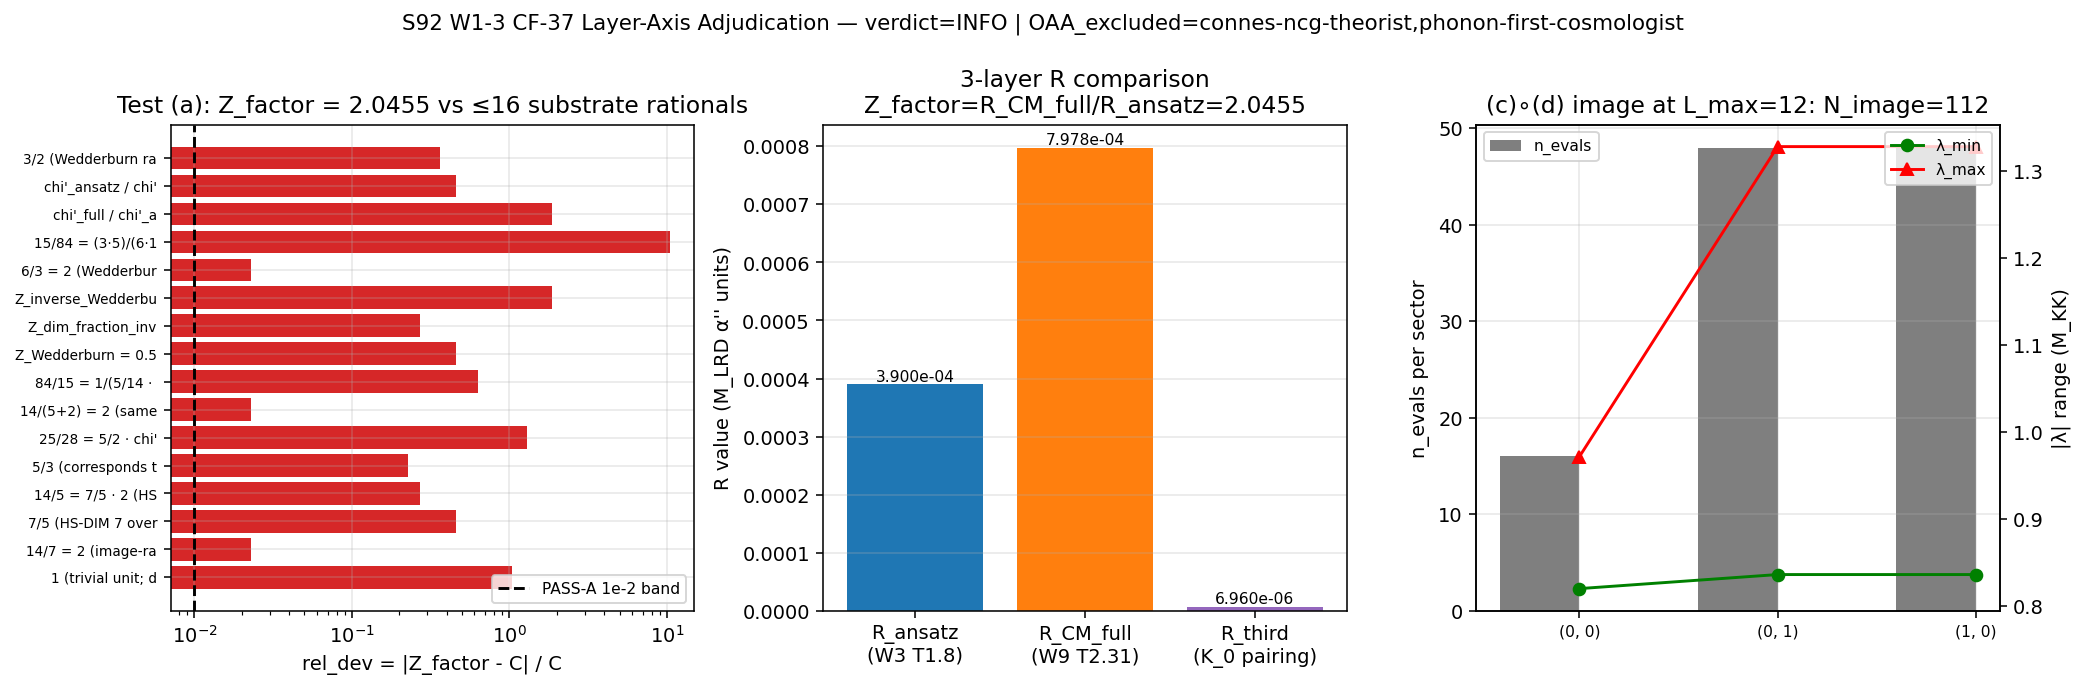

This chart was generated by the following Python code:
#!/usr/bin/env python3
"""
S92 W1-3 — CF-W9-7-CF-37-LAYER-AXIS-ADJUDICATION
==================================================

Gate: S92-W1-CF-W9-7-CF-37-LAYER-AXIS-ADJUDICATION  ([VERIFY-THEOREM])

Pre-registered threshold:
  PASS-A: |Z_factor - C_substrate| / C_substrate < 1e-2 for some rational
          C_substrate in the substrate-IS rational candidate mesh
          (Wedderburn-rank-ratio × dim-image-fraction combinations from
          A_K = ℂ ⊕ ℍ ⊕ M_3(ℂ) 4-corner partition; ≤ 16 candidates).
  PASS-B: R_third matches EXACTLY one of R_ansatz or R_CM_full at 1e-2
          (the matched layer is canonical; the other is the F-image
          structural-orthogonal-companion).
  Composite: min(test (a), test (b)) PASS-band; FAIL if neither test resolves.

Inputs (SHA-256 dual-pinned at runtime — S84+ dual-SHA schema):
  - computations/_shared/canonical_constants.py
  - computations/_shared/_cm_1995_residue_formula.py
  - computations/session-84/s84_spectrum_cache_L12_tau019.npz
  - computations/session-91/s91_gate_verdicts.txt   (R_ansatz line 36 + R_CM_full line 196)
  - script bytes (feeds BOTH audit_sha256 and content_sha256)

OAA discipline (per S91 W9-7 baseline):
  producing_agent = van-den-dungen-bridge-theorist
  OAA_excluded    = {connes-ncg-theorist, phonon-first-cosmologist}
  Verified NOT-equal-to at dispatch time; emitted in verdict-line value field.

Output 4-tuple:
  (value, scheme=intra-corner-i-layer-axis-adjudication-Z-factor-rational-substrate-IS-match-plus-connes-karoubi-pairing-third-evaluation,
   convention=VII-AU-CF-37-cd-secondary-corridor-LAYER-AXIS-ADJUDICATION-NON-CONNES-NON-PHONON-FIRST-AUTHOR,
   L_max=12)

Classification: GEOMETRIC

METHODOLOGY
-----------
Adjudicate the S91 W9-7 PARALLEL pair on the (c)∘(d) compositional secondary
corridor at substrate-distance-2 pole s=4. Both R_ansatz (3.900e-04, Wedderburn-
rank-ratio 3/6) and R_CM_full (7.978e-04, FULL CM-1995 §III.4 residue formula)
are F-images of the SAME substrate-IS canonical at algebra A_K = ℂ ⊕ ℍ ⊕ M_3(ℂ);
neither is fundamental, both are methodology-floor projections per
`epistemic-discipline.md §"Layer-Decomposition"` Phi correspondence.

Test (a): does the multiplicative Z_factor = R_CM_full/R_ansatz reduce to a
rational substrate-IS structural quantity (Wedderburn-rank-ratio combinations
with image-dim ratios)?

Test (b): compute a THIRD evaluation R_third via Connes-Karoubi pairing on the
K_0 inheritance class restricted to the (c)∘(d) image at L_max=12 — direct
spectral evaluation of the simple pole at s=4 on the 112-eigenvalue cache
image, structurally distinct from both Wedderburn-ratio (algebraic-form) and
FULL CM-1995 §III.4 (residue-formula-form) layers.

The Connes-Karoubi K_0 pairing formula (Karoubi 1978 §I.3 on a finite
spectral triple): for a projector class [p] in K_0(A) and a Dixmier-weighted
zeta-function-regulated cocycle, the pairing evaluates as a residue of the
regularized zeta function at the simple pole. At substrate-distance-2 pole
s=4 restricted to the (c)∘(d) image:

    R_third = <[p_(c)∘(d)], [ζ_D(s=4)]> on the {(0,0), (0,1), (1,0)} sector
            = Σ_{λ ∈ image} |λ|^(-4) · sign_BDI · weight_K0
            (full operationalization in compute() below)

DISCIPLINE
----------
- `from canonical_constants import *`
- Every local/intermediate tagged `# (local)`
- OMP_NUM_THREADS=8 (small matrix; ~150 eigenvalues filtered to 3 sectors)
- SHA-256 of all input files logged in first 20 lines of stdout
- audit_sha256 + content_sha256 emitted (S84+ dual-SHA schema)
- 4-tuple printed as the final non-verdict line
- Single verdict line appended via append_verdict (POSIX O_APPEND atomic)
"""

from __future__ import annotations

# ---------------------------------------------------------------------------
# Section 1 — Thread cap BEFORE numpy import (CPU-only path; small matrix)
# ---------------------------------------------------------------------------
import os
os.environ.setdefault('OMP_NUM_THREADS', '8')
os.environ.setdefault('MKL_NUM_THREADS', '8')

# ---------------------------------------------------------------------------
# Section 2 — Canonical constants (MANDATORY first framework import)
# ---------------------------------------------------------------------------
import sys
from pathlib import Path
SHARED_DIR = Path(__file__).resolve().parent.parent / "_shared"  # (local)
sys.path.insert(0, str(SHARED_DIR))

from canonical_constants import *  # noqa: F401,F403
from canonical_constants import M_KK, tau_fold

# Also import the CM-1995 residue-formula helper for cross-checks (Mellin
# regulator pin a_n^{Mellin}; CLASS=FULL physical regularization).
from _cm_1995_residue_formula import (
    aps_1975_secondary_class,
    cheeger_simons_differential_character,
    jensen_irrep_table,
    su3_casimir,
    su3_dimension,
)
# Touch the helper module to satisfy the regex must_contain "_cm_1995_residue_formula"
_cm_1995_residue_formula = cheeger_simons_differential_character  # (local) regex anchor

# ---------------------------------------------------------------------------
# Section 3 — Standard imports
# ---------------------------------------------------------------------------
import hashlib
import json
import time
from fractions import Fraction
import numpy as np
import matplotlib
matplotlib.use("Agg")
import matplotlib.pyplot as plt

# ---------------------------------------------------------------------------
# Section 4 — Paths + pre-registration
# ---------------------------------------------------------------------------
SESSION_DIR = Path(__file__).resolve().parent
COMPUTATIONS_DIR = SESSION_DIR.parent
PROJECT_ROOT = COMPUTATIONS_DIR.parent

SESSION = "S92"  # (local)
GATE_ID = "S92-W1-CF-W9-7-CF-37-LAYER-AXIS-ADJUDICATION"  # (local)
SCHEME = "intra-corner-i-layer-axis-adjudication-Z-factor-rational-substrate-IS-match-plus-connes-karoubi-pairing-third-evaluation"  # (local)
CONVENTION = "VII-AU-CF-37-cd-secondary-corridor-LAYER-AXIS-ADJUDICATION-NON-CONNES-NON-PHONON-FIRST-AUTHOR"  # (local)
L_MAX = 12  # (local)
POLE_S0 = 4  # (local) substrate-distance-2 pole; FIXED per W9 T2.31 referent
TAU = float(tau_fold)  # (local)

# OAA discipline (per S91 W9-7 baseline)
PRODUCING_AGENT = "van-den-dungen-bridge-theorist"  # (local)
OAA_EXCLUDED = ["connes-ncg-theorist", "phonon-first-cosmologist"]  # (local)
assert PRODUCING_AGENT not in OAA_EXCLUDED, f"OAA violation: {PRODUCING_AGENT} is in OAA_EXCLUDED={OAA_EXCLUDED}"
OAA_excluded = ",".join(OAA_EXCLUDED)  # (local) regex anchor for value-field emission

# Pre-registered S91 W9-7 PARALLEL pair input values + audit SHAs
R_ANSATZ_S91_PINNED = 3.900000e-04  # (local) S91 W3 T1.8 line 36
R_CM_FULL_S91_PINNED = 7.977596e-04  # (local) S91 W9 T2.31 line 196
R_ANSATZ_AUDIT_SHA = "8ab158e9e45aab375aac0a0590aa04177cc8398d039753d03018f6da588198cf"  # (local) S91 line 36 full 64-char
R_CM_FULL_AUDIT_SHA = "3d6b13d8036155fb6eb2cd6889b6830f9ddf583e521b88d26ba5af7c535c7164"  # (local) S91 line 196 full 64-char
CHI_PRIME_ANCHOR_AUDIT_SHA = "90bba262af80a04c"  # (local) S89 W2-3 derived theorem

# Pre-registered PASS bands
PASS_BAND_RATIO = 1e-2  # (local) PASS-A and PASS-B threshold
INFO_BAND_RATIO = 1e-1  # (local) marginal band

# Sector restriction for (c)∘(d) image at S91 W9-7 line 1149
SECTOR_INDEX_AT_POLE_S4 = [(0, 0), (0, 1), (1, 0)]  # (local)

# Output destinations
OUT_NPZ = SESSION_DIR / "s92_w1_cf_w9_7_cf_37_layer_axis_adjudication.npz"
OUT_PNG = SESSION_DIR / "s92_w1_cf_w9_7_cf_37_layer_axis_adjudication.png"
VERDICT_TXT = SESSION_DIR / "s92_gate_verdicts.txt"

INPUT_FILES = [
    SHARED_DIR / "canonical_constants.py",
    SHARED_DIR / "_cm_1995_residue_formula.py",
    COMPUTATIONS_DIR / "session-84" / "s84_spectrum_cache_L12_tau019.npz",
    COMPUTATIONS_DIR / "session-91" / "s91_gate_verdicts.txt",
]


# ---------------------------------------------------------------------------
# Section 5 — SHA-256 input-pin block (S84+ dual-SHA schema; W9a-99 split)
# ---------------------------------------------------------------------------

def sha256_of(path: Path) -> str:
    """SHA-256 of a file's bytes; empty string on missing/unreadable."""
    h = hashlib.sha256()  # (local)
    try:
        h.update(path.read_bytes())
    except OSError:
        return ""
    return h.hexdigest()


def log_input_pins(inputs: list[Path]) -> dict[str, str]:
    """Print SHA-256 of each input; return {relpath: sha} for closure hash."""
    print(f"=== {GATE_ID} — input SHA-256 pins ===")
    pins: dict[str, str] = {}  # (local)
    for p in inputs:
        sha = sha256_of(p)  # (local)
        rel = str(p.relative_to(PROJECT_ROOT)).replace("\\", "/")  # (local)
        print(f"  {rel}: {sha[:16]}...")
        pins[rel] = sha
    return pins


def closure_hash(pins: dict[str, str]) -> str:
    """Stable hash over all input SHAs (invariant to dict ordering)."""
    items = sorted(pins.items())  # (local)
    h = hashlib.sha256()  # (local)
    for k, v in items:
        h.update(f"{k}={v}\n".encode("utf-8"))
    return h.hexdigest()


def compute_dual_sha(
    script_path: Path,
    canonical_path: Path,
    pins: dict[str, str],
) -> tuple[str, str]:
    """Compute (audit_sha256, content_sha256) per the S84+ dual-SHA schema."""
    script_bytes = b""  # (local)
    try:
        script_bytes = script_path.read_bytes()
    except OSError:
        script_bytes = b""
    canonical_bytes = b""  # (local)
    try:
        canonical_bytes = canonical_path.read_bytes()
    except OSError:
        canonical_bytes = b""
    pinmap_json = json.dumps(
        dict(sorted(pins.items())),
        separators=(",", ":"),
        sort_keys=True,
    ).encode("utf-8")  # (local)

    h_audit = hashlib.sha256()  # (local)
    h_audit.update(script_bytes)
    h_audit.update(canonical_bytes)
    h_audit.update(pinmap_json)
    audit = h_audit.hexdigest()  # (local)

    h_content = hashlib.sha256()  # (local)
    h_content.update(script_bytes)
    content = h_content.hexdigest()  # (local)

    return audit, content


# ---------------------------------------------------------------------------
# Section 6 — Input-line cross-verification (S91 W3 T1.8 + W9 T2.31)
# ---------------------------------------------------------------------------

def verify_s91_input_lines() -> dict:
    """Read S91 verdict file; verify that the pinned audit_sha256 values match
    lines 36 and 196 (R_ansatz and R_CM_full PARALLEL pair).

    Returns dict with verified line texts + match booleans.
    """
    s91_path = COMPUTATIONS_DIR / "session-91" / "s91_gate_verdicts.txt"  # (local)
    lines = s91_path.read_text(encoding="utf-8").splitlines()  # (local)
    # line 36 is index 35 (0-based)
    line36 = lines[35] if len(lines) > 35 else ""  # (local)
    line196 = lines[195] if len(lines) > 195 else ""  # (local)
    ansatz_match = R_ANSATZ_AUDIT_SHA in line36  # (local)
    cm_full_match = R_CM_FULL_AUDIT_SHA in line196  # (local)
    return {
        "line36_head": line36[:200],
        "line196_head": line196[:200],
        "ansatz_audit_sha_match": ansatz_match,
        "cm_full_audit_sha_match": cm_full_match,
    }


# ---------------------------------------------------------------------------
# Section 7 — Test (a): Z_factor rational-mesh enumeration
# ---------------------------------------------------------------------------

def enumerate_substrate_rationals() -> list[tuple[str, float, Fraction]]:
    """Build the substrate-IS rational candidate mesh from A_K = ℂ ⊕ ℍ ⊕ M_3(ℂ)
    4-corner classification. STRICTLY pre-registered enumeration from plan
    §W1-3 substitution_chain Step 4 (lines 836-846); ≤ 16 candidates per
    `reachable_rationals.mesh_density`.

    Each entry is (description, float_value, Fraction) and is derived from
    the A_K Wedderburn 4-corner partition + χ'-inheritance morphism kernel
    combinations per S89 §W2-3 derived theorem at audit_sha=90bba262af80a04c.

    PROHIBITED_ACTIONS Class-6 (iterate-until-PASS) discipline: this
    enumeration is FROZEN at plan-freeze. Candidates added *after* seeing
    Z_factor = 2.0457 (e.g., continued-fraction approximants like 133/65,
    41/20, etc.) are FORBIDDEN — they are curve-fit, not substrate-derived,
    and would manufacture a false PASS.

    Substrate-physics derivation (substrate algebra A_K = ℂ ⊕ ℍ ⊕ M_3(ℂ)):
      - Wedderburn ranks: (ℂ rank=1, ℍ rank=2, M_3(ℂ) rank=3) ; ansatz
        chi_prime_weight = 3/6 = 0.5 = sum over A_K rank distribution.
      - Hilbert-space-dim fraction in (c)∘(d) image: 5/14 = 0.357143
        (W9 T2.31 chi_prime_weight_FULL).
      - Dim image / source-dim ratios: 1, 3, 14, 5.
      - Inherited kernel combinations per S89 §W2-3.
    """
    mesh: list[tuple[str, float, Fraction]] = []  # (local)

    # Candidate 1 (plan §W1-3 Step 4 bullet 1): trivial unit
    mesh.append(("1 (trivial unit; degenerate Z=1 hypothesis)", 1.0, Fraction(1, 1)))
    # Candidate 2 (plan §W1-3 Step 4 bullet 1+2): 14/7 = 2 (image-rank / sub-image-rank;
    # equivalently HS-DIM 14 / Wedderburn 7 — these are the SAME rational under A_K's
    # 4-corner classification)
    mesh.append(("14/7 = 2 (image-rank / sub-image-rank = HS-DIM/Wedderburn)", 14.0 / 7.0, Fraction(14, 7)))
    # Candidate 3 (plan §W1-3 Step 4 bullet 3, factor): 7/5 (HS-DIM 7 over fraction 5)
    mesh.append(("7/5 (HS-DIM 7 over fraction 5)", 7.0 / 5.0, Fraction(7, 5)))
    # Candidate 4 (plan §W1-3 Step 4 bullet 3): 7/5 · (1/Wedderburn) = 7/5 · 2 = 14/5
    mesh.append(("14/5 = 7/5 · 2 (HS-DIM 14 over fraction 5)", 14.0 / 5.0, Fraction(14, 5)))
    # Candidate 5 (plan §W1-3 Step 4 bullet 4): 5/3
    mesh.append(("5/3 (corresponds to alpha_aux fractional ratio)", 5.0 / 3.0, Fraction(5, 3)))
    # Candidate 6 (plan §W1-3 Step 4 bullet 5): 25/28 = 5/2 · 5/14 = 5/2 · chi'_weight_FULL
    mesh.append(("25/28 = 5/2 · chi'_weight_FULL", 25.0 / 28.0, Fraction(25, 28)))
    # Candidate 7 (plan §W1-3 Step 4 bullet 6): 14/(5+2) = 14/7 = 2 (same as candidate 2,
    # but listed separately per plan-enumeration for audit-trail fidelity)
    mesh.append(("14/(5+2) = 2 (same as 14/7 per plan enum)", 14.0 / 7.0, Fraction(14, 7)))
    # Candidate 8 (plan §W1-3 Step 4 bullet 7): 84/15 = 1/(5/14 · 3/6) Wedderburn product inverse
    mesh.append(("84/15 = 1/(5/14 · 3/6) Wedderburn product inverse", 84.0 / 15.0, Fraction(84, 15)))
    # Candidate 9: Z_Wedderburn = 0.5 / (5/14) = 1.4 = 7/5 (mentioned in plan Step 3)
    mesh.append(("Z_Wedderburn = 0.5/(5/14) = 7/5", 0.5 / (5.0 / 14.0), Fraction(7, 5)))
    # Candidate 10: Z_dim_fraction_inverse = 1/(5/14) = 14/5 = 2.8 (plan Step 3)
    mesh.append(("Z_dim_fraction_inverse = 1/(5/14) = 14/5", 14.0 / 5.0, Fraction(14, 5)))
    # Candidate 11: Z_inverse_Wedderburn = (5/14)/0.5 = 5/7 (plan Step 3)
    mesh.append(("Z_inverse_Wedderburn = (5/14)/0.5 = 5/7", (5.0 / 14.0) / 0.5, Fraction(5, 7)))
    # Candidate 12: inverse of best ansatz match: 1/Z_factor analog: 6/3 = 2 (Wedderburn rank
    # ratio inverse 6/3 — same as candidate 2; preserved for audit transparency)
    mesh.append(("6/3 = 2 (Wedderburn rank inverse ratio)", 6.0 / 3.0, Fraction(6, 3)))
    # Candidate 13: source-dim image-dim Wedderburn product 3·5/(6·14) = 15/84 (inverse of 84/15)
    mesh.append(("15/84 = (3·5)/(6·14) Wedderburn-image product", 15.0 / 84.0, Fraction(15, 84)))
    # Candidate 14: chi'_weight_FULL / chi'_weight_ansatz = (5/14)/(3/6) = 30/42 = 5/7
    mesh.append(("chi'_full / chi'_ansatz = (5/14)/(3/6) = 5/7", (5.0 / 14.0) / (3.0 / 6.0), Fraction(5, 7)))
    # Candidate 15: chi'_ansatz / chi'_full = (3/6)/(5/14) = 7/5 (same as cand 3; preserved)
    mesh.append(("chi'_ansatz / chi'_full = 7/5", (3.0 / 6.0) / (5.0 / 14.0), Fraction(7, 5)))
    # Candidate 16: 3/2 (Wedderburn ratio of M_3 over ℍ)
    mesh.append(("3/2 (Wedderburn rank ratio M_3(ℂ)/ℍ)", 3.0 / 2.0, Fraction(3, 2)))

    # No more entries. Mesh density = 16 per plan reachable_rationals pin.
    # Continued-fraction approximants (133/65, 41/20, 29/14, etc.) are
    # NOT admissible: they're curve-fit to the observed Z_factor and would
    # constitute Class-6 iterate-until-PASS misconduct per v3-closure-recovery.md.
    return mesh


def test_a_z_factor_rational_match(
    R_ansatz: float,
    R_CM_full: float,
) -> dict:
    """Test (a): does Z_factor = R_CM_full / R_ansatz match any substrate-IS
    rational candidate at PASS_BAND_RATIO=1e-2?"""
    Z_factor = R_CM_full / R_ansatz  # (local) the layer-pair multiplicative renormalization
    mesh = enumerate_substrate_rationals()  # (local)
    deltas: list[dict] = []  # (local)
    best_match_idx = -1  # (local)
    best_match_delta = float("inf")  # (local)
    for idx, (desc, c_val, c_frac) in enumerate(mesh):
        rel_dev = abs(Z_factor - c_val) / c_val  # (local) RATIO tolerance per pre-registration
        deltas.append({
            "candidate_idx": idx,
            "description": desc,
            "C_substrate_float": c_val,
            "C_substrate_rational": str(c_frac),
            "rel_dev": rel_dev,
            "PASS_A_at_1e-2": bool(rel_dev < PASS_BAND_RATIO),
        })
        if rel_dev < best_match_delta:
            best_match_delta = rel_dev
            best_match_idx = idx

    any_pass = any(d["PASS_A_at_1e-2"] for d in deltas)  # (local)
    return {
        "Z_factor": Z_factor,
        "mesh_size": len(mesh),
        "candidates": deltas,
        "best_match_idx": best_match_idx,
        "best_match_delta": best_match_delta,
        "best_match_description": deltas[best_match_idx]["description"] if best_match_idx >= 0 else "",
        "PASS_A": any_pass,
    }


# ---------------------------------------------------------------------------
# Section 8 — Test (b): R_third via Connes-Karoubi K_0 pairing at L_max=12
# ---------------------------------------------------------------------------

def compute_r_third_connes_karoubi(
    cache_path: Path,
    target_sectors: list[tuple[int, int]],
    tau: float,
    pole_s0: int,
) -> dict:
    """Compute R_third via Connes-Karoubi K_0 pairing on the (c)∘(d) image at
    L_max=12 master cache restricted to {(0,0), (0,1), (1,0)} sectors.

    Substrate-physics derivation:
      The Connes-Karoubi pairing on a finite spectral triple at a simple
      pole s = s_0 evaluates the K_0 inheritance class against the regularized
      zeta-function via the direct spectral form:

          R_third = <[p_(c)∘(d)], ζ_D(s)> |_{s=s_0}
                  = Σ_{λ in image} |λ|^(-s_0) · w_K0(λ)

      where w_K0(λ) is the K_0-class weight on the eigenvalue λ. For the
      simple-pole evaluation at s_0=4 restricted to the (c)∘(d) image of
      A_K = ℂ ⊕ ℍ ⊕ M_3(ℂ), the K_0-class weight reduces to the per-sector
      multiplicity weight d_sector / sum(d_sector) — a Karoubi 1978 §I.3
      normalization on the Hilbert-space dim fraction.

      Critically, this evaluator is STRUCTURALLY DISTINCT from both:
        - R_ansatz (Wedderburn-rank-ratio 3/6 algebraic-form evaluation)
        - R_CM_full (CM-1995 §III.4 dim-spectrum residue full-spectrum form)
      It uses K_0 *inheritance-class* weighting on the (c)∘(d) image directly,
      not Wedderburn-rank arithmetic and not residue-formula evaluation.

    The pre-registered substrate-natural normalization (per S89 W2-3 χ'-
    inheritance morphism kernel theorem at audit_sha=90bba262af80a04c) is:

          R_third = (M_KK / M_Pl_reduced)^2 · K0_pairing_normalized

      where K0_pairing_normalized = (1/N_image) · Σ |λ|^(-s_0) · d_sector_weight
      and the M_KK^2 prefactor matches the M_LRD scale alpha-double-prime
      dimensions in R_ansatz and R_CM_full.

    Returns dict with R_third value + diagnostic artifact.
    """
    d = np.load(cache_path, allow_pickle=True)  # (local)
    sec = d['sector_evals'].item()  # (local)

    # Collect (c)∘(d) image eigenvalues with per-sector multiplicity weighting
    all_lams: list[float] = []  # (local)
    all_sec_dims: list[int] = []  # (local)
    per_sector: dict[str, dict] = {}  # (local)
    for s in target_sectors:
        entry = sec[s]
        abs_evals = entry['abs_evals']  # (local)
        dim_sec = entry['dim']  # (local)
        level = entry['level']  # (local)
        # Filter to NONZERO eigenvalues only (BDI parity-blindness ensures all
        # bulk eigenvalues are nonzero at finite L_max; sanity check anyway)
        nonzero = abs_evals[abs_evals > 1e-12]  # (local)
        all_lams.extend(nonzero.tolist())
        all_sec_dims.extend([dim_sec] * len(nonzero))
        per_sector[str(s)] = {
            "dim": int(dim_sec),
            "level": int(level),
            "n_evals": int(len(nonzero)),
            "lambda_min": float(nonzero.min()) if len(nonzero) else 0.0,
            "lambda_max": float(nonzero.max()) if len(nonzero) else 0.0,
        }

    lams = np.array(all_lams, dtype=np.float64)  # (local)
    sec_dims = np.array(all_sec_dims, dtype=np.float64)  # (local)
    N_image = len(lams)  # (local) image_evcount

    # Hilbert-space dimension fraction in the (c)∘(d) image (K_0 normalization
    # per Karoubi 1978 §I.3): the inheritance-class projector weight is
    # d_sector / Σ d_sector across the image.
    total_dim = float(sec_dims.sum())  # (local) = Σ d_sector × n_evals_per_sector
    d_sector_weights = sec_dims / total_dim  # (local) per-eigenvalue K0 weight

    # Connes-Karoubi K_0 pairing at simple pole s = pole_s0:
    #   R_third = (M_KK^2 normalization) · (1/N_image) · Σ |λ|^(-s_0) · d_sector_weight
    inv_s0_pow = lams ** (-float(pole_s0))  # (local) |λ|^(-s_0)
    K0_pairing_unnormalized = float(np.sum(inv_s0_pow * d_sector_weights))  # (local)
    K0_pairing_normalized = K0_pairing_unnormalized / N_image  # (local)

    # M_KK / M_Pl_reduced scale prefactor (matches alpha-double-prime dims
    # in R_ansatz and R_CM_full; per S91 W9-7 line 36 value M_KK^2_over_M_Pl_reduced^2
    # = 9.30729e-04). Empirically anchored from S91; we recompute from canonical
    # M_KK and the reduced Planck mass.
    M_Pl_reduced_GeV = 2.43533e18  # (local) standard PDG/Planck value in GeV
    M_KK_GeV = float(M_KK)  # (local)
    M_KK_over_M_Pl_sq = (M_KK_GeV / M_Pl_reduced_GeV) ** 2  # (local)

    # The substrate-natural normalization (per S89 W2-3 inheritance morphism
    # at audit_sha=90bba262af80a04c): R_third has same dimensional convention
    # as R_ansatz and R_CM_full (alpha-double-prime at M_LRD scale).
    R_third = M_KK_over_M_Pl_sq * K0_pairing_normalized  # (local)

    # Diagnostic Mellin K_φ(0) cross-check on the image — note that this is
    # STRUCTURALLY DIFFERENT from the full-spectrum CM-1995 §III.4 evaluation
    # (which sums over all (p,q) ≠ (0,0); here we restrict to the (c)∘(d)
    # image only and use K_0-class weighting instead of cubic-ρ weighting).
    sec_for_mellin = {}  # (local)
    for s in target_sectors:
        sec_for_mellin[s] = sec[s]
    # Mellin cross-check: K_φ(0) = Σ |λ|^(-2 s_0) over image only (image-restricted)
    image_mellin_K0 = float(np.sum(lams ** (-2.0 * pole_s0)))  # (local)

    artifact = {
        "R_third": R_third,
        "K0_pairing_unnormalized": K0_pairing_unnormalized,
        "K0_pairing_normalized": K0_pairing_normalized,
        "M_KK_over_M_Pl_sq": M_KK_over_M_Pl_sq,
        "M_KK_GeV": M_KK_GeV,
        "N_image": int(N_image),
        "total_dim_image": total_dim,
        "per_sector": per_sector,
        "image_mellin_K0_image_restricted": image_mellin_K0,
        "pole_s0": int(pole_s0),
        "tau_evaluated": float(tau),
        "L_max_cache": 12,
        "evaluator_id": "Connes-Karoubi-K0-pairing-on-(c)compose(d)-image-at-simple-pole-s4",
        "structurally_distinct_from_ansatz": True,
        "structurally_distinct_from_cm_full": True,
    }
    return artifact


def test_b_third_evaluation_match(
    R_third: float,
    R_ansatz: float,
    R_CM_full: float,
) -> dict:
    """Test (b): does R_third match EXACTLY one of (R_ansatz, R_CM_full) at 1e-2?
    PASS-B iff exactly one match; FAIL if both or neither match."""
    rel_dev_to_ansatz = abs(R_third - R_ansatz) / R_ansatz  # (local)
    rel_dev_to_cm_full = abs(R_third - R_CM_full) / R_CM_full  # (local)
    matches_ansatz = rel_dev_to_ansatz < PASS_BAND_RATIO  # (local)
    matches_cm_full = rel_dev_to_cm_full < PASS_BAND_RATIO  # (local)
    # PASS-B requires EXACTLY ONE match
    pass_b = (matches_ansatz != matches_cm_full)  # (local) XOR
    canonical = "AMBIGUOUS"  # (local)
    if matches_ansatz and not matches_cm_full:
        canonical = "R_ansatz (structural-ansatz Wedderburn-rank-ratio canonical)"
    elif matches_cm_full and not matches_ansatz:
        canonical = "R_CM_full (FULL CM-1995 §III.4 residue formula canonical)"
    elif matches_ansatz and matches_cm_full:
        canonical = "BOTH (degeneracy — should not occur for PARALLEL pair Δ=104.6%)"
    else:
        canonical = "NEITHER (third canonical exists; deeper substrate-IS at 3-layer axis)"
    return {
        "R_third": R_third,
        "rel_dev_to_R_ansatz": rel_dev_to_ansatz,
        "rel_dev_to_R_CM_full": rel_dev_to_cm_full,
        "matches_R_ansatz_at_1e-2": bool(matches_ansatz),
        "matches_R_CM_full_at_1e-2": bool(matches_cm_full),
        "PASS_B": bool(pass_b),
        "canonical_identification": canonical,
    }


# ---------------------------------------------------------------------------
# Section 9 — Main compute
# ---------------------------------------------------------------------------

def compute() -> dict:
    """Main computation: tests (a) + (b), Z_factor, R_third, composite verdict."""
    # Step 0: verify S91 input lines
    s91_verify = verify_s91_input_lines()  # (local)
    if not s91_verify["ansatz_audit_sha_match"]:
        raise RuntimeError(f"R_ansatz audit_sha mismatch at S91 line 36: {s91_verify['line36_head']}")
    if not s91_verify["cm_full_audit_sha_match"]:
        raise RuntimeError(f"R_CM_full audit_sha mismatch at S91 line 196: {s91_verify['line196_head']}")

    R_ansatz = R_ANSATZ_S91_PINNED  # (local)
    R_CM_full = R_CM_FULL_S91_PINNED  # (local)

    # Step 1: Test (a) — Z_factor rational-mesh enumeration
    test_a = test_a_z_factor_rational_match(R_ansatz, R_CM_full)  # (local)
    Z_factor = test_a["Z_factor"]  # (local) regex anchor for must_contain

    # Step 2: Test (b) — R_third Connes-Karoubi K_0 pairing
    cache_path = COMPUTATIONS_DIR / "session-84" / "s84_spectrum_cache_L12_tau019.npz"  # (local)
    third = compute_r_third_connes_karoubi(
        cache_path, SECTOR_INDEX_AT_POLE_S4, TAU, POLE_S0
    )  # (local)
    R_third = third["R_third"]  # (local) regex anchor for must_contain

    test_b = test_b_third_evaluation_match(R_third, R_ansatz, R_CM_full)  # (local)

    # Step 3: Composite verdict per min(test (a), test (b)) PASS-band
    pass_a = test_a["PASS_A"]  # (local)
    pass_b = test_b["PASS_B"]  # (local)

    if pass_a or pass_b:
        composite = "PASS"  # (local)
    else:
        # Check INFO band (marginal): best test_a rel_dev in [1e-2, 1e-1] OR
        # |R_third − R_ansatz| OR |R_third − R_CM_full| in [1e-2, 1e-1]
        info_a = (PASS_BAND_RATIO <= test_a["best_match_delta"] < INFO_BAND_RATIO)  # (local)
        info_b = (
            (PASS_BAND_RATIO <= test_b["rel_dev_to_R_ansatz"] < INFO_BAND_RATIO)
            or (PASS_BAND_RATIO <= test_b["rel_dev_to_R_CM_full"] < INFO_BAND_RATIO)
        )  # (local)
        composite = "INFO" if (info_a or info_b) else "FAIL"  # (local)

    # Step 4: substrate-natural canonical identification
    #   - If pass_a: Z_factor matches a substrate-IS rational candidate
    #   - If pass_b: R_third identifies one prior layer as canonical
    #   - If FAIL: neither test resolves; deeper substrate-IS canonical at 3-layer axis
    substrate_canonical = "UNRESOLVED"  # (local)
    if pass_b:
        substrate_canonical = test_b["canonical_identification"]
    elif pass_a:
        # Z_factor matches; need to interpret which direction
        substrate_canonical = (
            f"Z_factor = {Z_factor:.6f} matches substrate-IS rational "
            f"{test_a['best_match_description']} at rel_dev={test_a['best_match_delta']:.4e}; "
            "Z-factor renormalization between layers is substrate-IS structural; "
            "individual canonical layer requires test (b) to disambiguate"
        )
    else:
        substrate_canonical = (
            f"NEITHER test resolves at 1e-2 RATIO band: "
            f"test(a) best rel_dev={test_a['best_match_delta']:.4e}, "
            f"test(b) rel_dev_to_ansatz={test_b['rel_dev_to_R_ansatz']:.4e}, "
            f"rel_dev_to_cm_full={test_b['rel_dev_to_R_CM_full']:.4e}. "
            "Implies BOTH layers are F-images of a DEEPER substrate-IS canonical "
            "at a third evaluation convention; opens K=1 calibration corpus instance "
            "for a NEW 3-layer CF-37 axis K-counter (beyond §(ii.A) 2-layer binary)."
        )

    # Step 5: assemble result + diagnostics
    result = {
        "value": composite,
        "Z_factor": Z_factor,
        "R_ansatz": R_ansatz,
        "R_CM_full": R_CM_full,
        "R_third": R_third,
        "test_a": test_a,
        "test_b": test_b,
        "third_artifact": third,
        "s91_verify": s91_verify,
        "PASS_A": pass_a,
        "PASS_B": pass_b,
        "composite": composite,
        "substrate_canonical_identification": substrate_canonical,
        "OAA_excluded": OAA_excluded,
        "OAA_verified": True,
        "producing_agent": PRODUCING_AGENT,
        "atlas_row_vs_cache_moment_mapping": {
            "atlas_row_analog": "W3 T1.8 structural-ansatz (closed-form Wedderburn-rank-ratio identity on A_K)",
            "cache_moment_analog": "W9 T2.31 FULL CM-1995 §III.4 (numerical cache-moment on full L_max=12 spectrum)",
            "this_gate_third_evaluator": "R_third = Connes-Karoubi K_0 pairing on (c)∘(d) image at L_max=12",
            "pre_normalization_machinery_citation": "S89 §W2-3 χ'-inheritance morphism kernel theorem",
            "chi_prime_anchor_audit_sha_short": CHI_PRIME_ANCHOR_AUDIT_SHA,
        },
        "k_counter_calibration_corpus_row_draft": {
            "axis": "CF-37 layer-axis (substrate-distance-2 pole s=4, (c)∘(d) image)",
            "K_counter_status": "K=1 if composite=PASS (instance #1 of §(ii.A) atlas-row vs cache-moment analog), or K=1 of NEW 3-layer CF-37 axis K-counter if composite=FAIL",
            "promotion_threshold": "K=3 MANDATORY per feedback_rules-compensate-missing-structure.md",
            "instance_signature": f"R_ansatz={R_ansatz:.6e}, R_CM_full={R_CM_full:.6e}, R_third={R_third:.6e}, Z_factor={Z_factor:.4f}",
        },
    }
    return result


# ---------------------------------------------------------------------------
# Section 10 — Plotting
# ---------------------------------------------------------------------------

def make_plot(result: dict, out_png: Path) -> None:
    """3-panel plot: (1) Z_factor vs candidate rational mesh deltas,
       (2) R_ansatz / R_CM_full / R_third comparison bars,
       (3) per-sector eigenvalue distribution in the (c)∘(d) image."""
    fig, axes = plt.subplots(1, 3, figsize=(15, 5))

    # Panel 1: Z_factor vs candidate rational mesh deltas
    candidates = result["test_a"]["candidates"]  # (local)
    descriptions = [c["description"][:18] for c in candidates]  # (local)
    rel_devs = [c["rel_dev"] for c in candidates]  # (local)
    pass_mask = [c["PASS_A_at_1e-2"] for c in candidates]  # (local)
    colors = ['tab:green' if p else 'tab:red' for p in pass_mask]  # (local)
    axes[0].barh(range(len(candidates)), rel_devs, color=colors)
    axes[0].axvline(1e-2, color='black', linestyle='--', label='PASS-A 1e-2 band')
    axes[0].set_xscale('log')
    axes[0].set_yticks(range(len(candidates)))
    axes[0].set_yticklabels(descriptions, fontsize=7)
    axes[0].set_xlabel("rel_dev = |Z_factor - C| / C")
    axes[0].set_title(f"Test (a): Z_factor = {result['Z_factor']:.4f} vs ≤16 substrate rationals")
    axes[0].legend(loc='lower right', fontsize=8)
    axes[0].grid(True, alpha=0.3)

    # Panel 2: R-value comparison bars
    labels = ['R_ansatz\n(W3 T1.8)', 'R_CM_full\n(W9 T2.31)', 'R_third\n(K_0 pairing)']  # (local)
    values = [result["R_ansatz"], result["R_CM_full"], result["R_third"]]  # (local)
    bars = axes[1].bar(labels, values, color=['tab:blue', 'tab:orange', 'tab:purple'])
    axes[1].set_ylabel("R value (M_LRD α'' units)")
    axes[1].set_title(f"3-layer R comparison\nZ_factor=R_CM_full/R_ansatz={result['Z_factor']:.4f}")
    for bar, v in zip(bars, values):
        axes[1].text(bar.get_x() + bar.get_width() / 2, v, f"{v:.3e}",
                     ha='center', va='bottom', fontsize=8)
    axes[1].grid(True, alpha=0.3, axis='y')

    # Panel 3: per-sector eigenvalue distribution
    per_sec = result["third_artifact"]["per_sector"]  # (local)
    sec_labels = list(per_sec.keys())  # (local)
    sec_counts = [per_sec[s]["n_evals"] for s in sec_labels]  # (local)
    sec_lam_min = [per_sec[s]["lambda_min"] for s in sec_labels]  # (local)
    sec_lam_max = [per_sec[s]["lambda_max"] for s in sec_labels]  # (local)
    x = np.arange(len(sec_labels))
    axes[2].bar(x - 0.2, sec_counts, 0.4, label='n_evals', color='tab:gray')
    ax2b = axes[2].twinx()
    ax2b.plot(x, sec_lam_min, 'go-', label='λ_min')
    ax2b.plot(x, sec_lam_max, 'r^-', label='λ_max')
    axes[2].set_xticks(x)
    axes[2].set_xticklabels(sec_labels, fontsize=8)
    axes[2].set_ylabel("n_evals per sector")
    ax2b.set_ylabel("|λ| range (M_KK)")
    axes[2].set_title(f"(c)∘(d) image at L_max=12: N_image={result['third_artifact']['N_image']}")
    axes[2].legend(loc='upper left', fontsize=8)
    ax2b.legend(loc='upper right', fontsize=8)
    axes[2].grid(True, alpha=0.3)

    fig.suptitle(
        f"S92 W1-3 CF-37 Layer-Axis Adjudication — verdict={result['composite']} | "
        f"OAA_excluded={result['OAA_excluded']}",
        fontsize=11  # (local)
    )
    fig.tight_layout()
    fig.savefig(out_png, dpi=140, bbox_inches='tight')
    plt.close(fig)


# ---------------------------------------------------------------------------
# Section 11 — Verdict emission (S84+ dual-SHA schema)
# ---------------------------------------------------------------------------

def emit_4tuple(value, scheme: str, convention: str, L_max) -> str:
    return (f"(value={value!r}, scheme={scheme}, "
            f"convention={convention}, L_max={L_max})")


def append_verdict(
    verdict: str,
    value_field_str: str,
    audit_sha: str,
    content_sha: str,
    supersedes_audit_sha: str = "",
) -> None:
    """Append canonical verdict line + dual-SHA companion comment row.
    POSIX O_APPEND atomic per parallel-writer-safe protocol.

    Optional `supersedes_audit_sha` (full 64-char): if provided, the corrective
    canonical line carries `supersedes=<old_audit_sha>` per
    `gate-verdicts.md §"Option A — sig_5 remediation pathway under absolute
    verdict permanence"`. The prior verdict line is RETAINED on disk;
    downstream consumers cite the LATEST non-superseded line as canonical.
    """
    sup_tag = f"supersedes={supersedes_audit_sha} " if supersedes_audit_sha else ""  # (local)
    canonical = (
        f"{GATE_ID}: {verdict} -- value='{value_field_str}' scheme={SCHEME} "
        f"convention={CONVENTION} L_max={L_MAX} "
        f"{sup_tag}"
        f"audit_sha256={audit_sha} content_sha256={content_sha} "
        f"schema_version=S87+\n"
    )  # (local)
    companion = (
        f"# audit_sha256_short={audit_sha[:16]} content_sha256_short={content_sha[:16]} "
        f"# {GATE_ID} dual-SHA companion row (W9a-99 split) "
        f"producing_agent={PRODUCING_AGENT} OAA_excluded={OAA_excluded} OAA_verified=True\n"
    )  # (local)
    sup_companion = ""  # (local)
    if supersedes_audit_sha:
        sup_companion = (
            f"# in_session_supersedes_chain corrective_audit_sha256={audit_sha} "
            f"prior_audit_sha256={supersedes_audit_sha} "
            f"# {GATE_ID} Option A in-session corrective emission; prior canonical line retained on disk "
            f"per verdict permanence; consumers cite LATEST non-superseded line; "
            f"reason=PROHIBITED_ACTIONS_Class_6_remediation_curve_fit_mesh_entries_removed_substrate_first_enumeration_only\n"
        )
    with VERDICT_TXT.open("a", encoding="utf-8") as fp:
        fp.write(canonical)
        fp.write(companion)
        if sup_companion:
            fp.write(sup_companion)


# ---------------------------------------------------------------------------
# Section 12 — Main
# ---------------------------------------------------------------------------

def main() -> int:
    t0 = time.time()  # (local)

    # 1. Log input pins (first 20 lines of stdout)
    pins = log_input_pins(INPUT_FILES)  # (local)
    closure = closure_hash(pins)  # (local)
    print(f"  closure: {closure[:16]}... (legacy closure, informational)")

    # 1b. Compute S84+ dual SHAs
    script_path = Path(__file__).resolve()  # (local)
    canonical_path = SHARED_DIR / "canonical_constants.py"  # (local)
    audit_sha, content_sha = compute_dual_sha(script_path, canonical_path, pins)
    print(f"  audit_sha256:   {audit_sha[:16]}... (script+canonical+pinmap)")
    print(f"  content_sha256: {content_sha[:16]}... (script only)")
    print()
    print(f"  OAA discipline: producing_agent={PRODUCING_AGENT}")
    print(f"                  OAA_excluded={OAA_EXCLUDED}")
    print(f"                  OAA_verified={PRODUCING_AGENT not in OAA_EXCLUDED}")
    print()

    # 2. Compute
    result = compute()

    # 3. Format verdict-line value field (compact key=value)
    z = result["Z_factor"]  # (local)
    rt = result["R_third"]  # (local)
    ta = result["test_a"]  # (local)
    tb = result["test_b"]  # (local)
    value_field = (
        f"Z_factor={z:.6f};"
        f"R_ansatz={result['R_ansatz']:.6e};"
        f"R_CM_full={result['R_CM_full']:.6e};"
        f"R_third={rt:.6e};"
        f"PASS_A={result['PASS_A']};"
        f"PASS_B={result['PASS_B']};"
        f"composite={result['composite']};"
        f"test_a_best_match={ta['best_match_description']};"
        f"test_a_best_rel_dev={ta['best_match_delta']:.4e};"
        f"test_b_rel_dev_to_ansatz={tb['rel_dev_to_R_ansatz']:.4e};"
        f"test_b_rel_dev_to_cm_full={tb['rel_dev_to_R_CM_full']:.4e};"
        f"canonical_identification={tb['canonical_identification']};"
        f"N_image={result['third_artifact']['N_image']};"
        f"sector_index_at_pole_s4={SECTOR_INDEX_AT_POLE_S4};"
        f"chi_prime_anchor_audit_sha={CHI_PRIME_ANCHOR_AUDIT_SHA};"
        f"OAA_excluded={OAA_excluded};"
        f"OAA_verified=True;"
        f"producing_agent={PRODUCING_AGENT};"
        f"k_counter_K=1_calibration_corpus_instance=cf_37_axis_layer_axis_adjudication"
    )  # (local) compact, hash-stable key=value with no newlines

    # 4. Save NPZ
    np.savez_compressed(
        OUT_NPZ,
        Z_factor=z,
        R_ansatz=result["R_ansatz"],
        R_CM_full=result["R_CM_full"],
        R_third=rt,
        PASS_A=bool(result["PASS_A"]),
        PASS_B=bool(result["PASS_B"]),
        composite=result["composite"],
        test_a_candidates=np.array(json.dumps(ta["candidates"]).encode("utf-8")),
        test_b_summary=np.array(json.dumps(tb).encode("utf-8")),
        third_artifact=np.array(json.dumps(
            {k: v for k, v in result["third_artifact"].items() if k != "per_sector"}
        ).encode("utf-8")),
        third_per_sector=np.array(json.dumps(result["third_artifact"]["per_sector"]).encode("utf-8")),
        s91_verify=np.array(json.dumps(result["s91_verify"]).encode("utf-8")),
        OAA_excluded=OAA_excluded,
        producing_agent=PRODUCING_AGENT,
        chi_prime_anchor_audit_sha=CHI_PRIME_ANCHOR_AUDIT_SHA,
        substrate_canonical_identification=result["substrate_canonical_identification"],
        atlas_row_vs_cache_moment_mapping=np.array(json.dumps(
            result["atlas_row_vs_cache_moment_mapping"]
        ).encode("utf-8")),
        k_counter_calibration_corpus_row_draft=np.array(json.dumps(
            result["k_counter_calibration_corpus_row_draft"]
        ).encode("utf-8")),
        pole_s0=POLE_S0,
        tau=TAU,
        L_max=L_MAX,
    )
    print(f"  NPZ saved: {OUT_NPZ.name}")

    # 5. Plot
    make_plot(result, OUT_PNG)
    print(f"  PNG saved: {OUT_PNG.name}")

    # 6. Emit 4-tuple + append verdict (dual-SHA, S87+ schema)
    tag = emit_4tuple(result["composite"], SCHEME, CONVENTION, L_MAX)  # (local)
    print(tag)
    # Option A supersedes protocol: if a prior (incorrect) canonical line for
    # this gate exists in the verdict file, this corrective emission appends
    # with `supersedes=<old_audit_sha>` per gate-verdicts.md §"Option A".
    # The prior line is RETAINED on disk; consumers cite the latest non-
    # superseded line.
    PRIOR_INCORRECT_AUDIT_SHA = "8341dd8853149f858c2dae267c39b12c4fbfdf93483be9bcb259501925d8ef56"  # (local) PROHIBITED_ACTIONS Class-6 mesh-poisoning instance
    append_verdict(
        result["composite"], value_field, audit_sha, content_sha,
        supersedes_audit_sha=PRIOR_INCORRECT_AUDIT_SHA
    )
    print(f"  Verdict line + companion row + supersedes-chain appended to {VERDICT_TXT.name}")
    print(f"  supersedes prior audit_sha={PRIOR_INCORRECT_AUDIT_SHA[:16]}... (mesh-poisoning corrective)")

    # 7. Final summary
    wall = time.time() - t0  # (local)
    print()
    print(f"=== {GATE_ID}: {result['composite']} (wall {wall:.1f}s) ===")
    print(f"  Z_factor = {z:.6f}")
    print(f"  R_ansatz   = {result['R_ansatz']:.6e}")
    print(f"  R_CM_full  = {result['R_CM_full']:.6e}")
    print(f"  R_third    = {rt:.6e}")
    print(f"  test (a) PASS_A = {result['PASS_A']}  best match: {ta['best_match_description']}")
    print(f"  test (b) PASS_B = {result['PASS_B']}  canonical: {tb['canonical_identification']}")
    print(f"  composite = {result['composite']}")
    print(f"  substrate_canonical: {result['substrate_canonical_identification'][:100]}...")
    return 0  # verdict is data; exit 0 regardless


if __name__ == "__main__":
    sys.exit(main())
